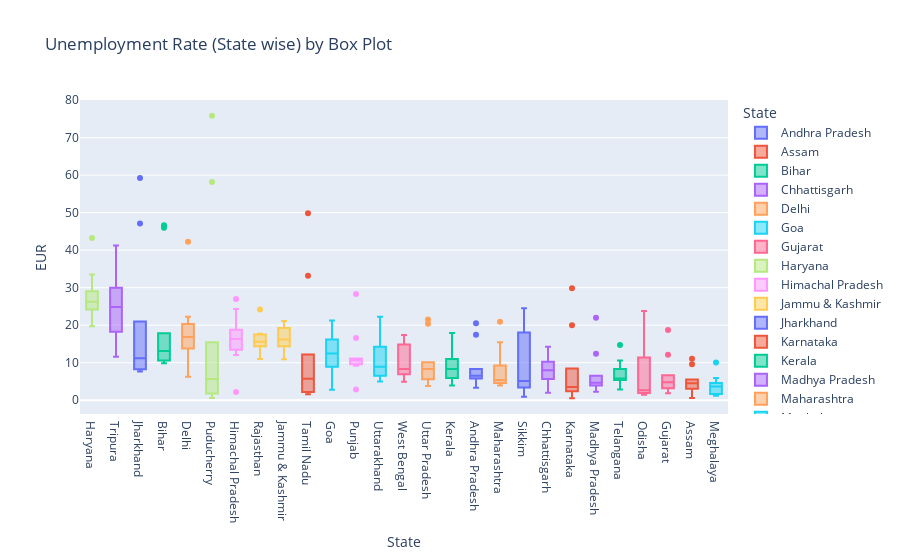

This figure's notebook cell:
### Code cell
fig=px.box(data,x="State",y="EUR",color="State",title="Unemployment Rate (State wise) by Box Plot")
fig.update_layout(xaxis={'categoryorder':'total descending'})
fig.show()

### Figure 1 — Plotly figure (JSON) as saved in the notebook; plotly's stock layout.template omitted (floating-point values rounded to 4 significant figures)
{"data": [{"alignmentgroup": "True", "hovertemplate": "State=%{x}<br>EUR=%{y}<extra></extra>", "legendgroup": "Andhra Pradesh", "marker": {"color": "#636efa"}, "name": "Andhra Pradesh", "notched": false, "offsetgroup": "Andhra Pradesh", "orientation": "v", "showlegend": true, "type": "box", "x": ["Andhra Pradesh", "Andhra Pradesh", "Andhra Pradesh", "Andhra Pradesh", "Andhra Pradesh", "Andhra Pradesh", "Andhra Pradesh", "Andhra Pradesh", "Andhra Pradesh", "Andhra Pradesh"], "x0": " ", "xaxis": "x", "y": [5.48, 5.83, 5.79, 20.51, 17.43, 3.31, 8.34, 6.96, 6.4, 6.59], "y0": " ", "yaxis": "y"}, {"alignmentgroup": "True", "hovertemplate": "State=%{x}<br>EUR=%{y}<extra></extra>", "legendgroup": "Assam", "marker": {"color": "#EF553B"}, "name": "Assam", "notched": false, "offsetgroup": "Assam", "orientation": "v", "showlegend": true, "type": "box", "x": ["Assam", "Assam", "Assam", "Assam", "Assam", "Assam", "Assam", "Assam", "Assam", "Assam"], "x0": " ", "xaxis": "x", "y": [4.66, 4.41, 4.77, 11.06, 9.55, 0.6, 3.77, 5.53, 1.19, 3.02], "y0": " ", "yaxis": "y"}, {"alignmentgroup": "True", "hovertemplate": "State=%{x}<br>EUR=%{y}<extra></extra>", "legendgroup": "Bihar", "marker": {"color": "#00cc96"}, "name": "Bihar", "notched": false, "offsetgroup": "Bihar", "orientation": "v", "showlegend": true, "type": "box", "x": ["Bihar", "Bihar", "Bihar", "Bihar", "Bihar", "Bihar", "Bihar", "Bihar", "Bihar", "Bihar"], "x0": " ", "xaxis": "x", "y": [10.61, 10.29, 15.43, 46.64, 45.96, 17.82, 12.79, 13.44, 11.91, 9.82], "y0": " ", "yaxis": "y"}, {"alignmentgroup": "True", "hovertemplate": "State=%{x}<br>EUR=%{y}<extra></extra>", "legendgroup": "Chhattisgarh", "marker": {"color": "#ab63fa"}, "name": "Chhattisgarh", "notched": false, "offsetgroup": "Chhattisgarh", "orientation": "v", "showlegend": true, "type": "box", "x": ["Chhattisgarh", "Chhattisgarh", "Chhattisgarh", "Chhattisgarh", "Chhattisgarh", "Chhattisgarh", "Chhattisgarh", "Chhattisgarh", "Chhattisgarh", "Chhattisgarh"], "x0": " ", "xaxis": "x", "y": [9.65, 8.38, 7.54, 3.41, 10.5, 14.23, 10.27, 5.63, 1.96, 6.62], "y0": " ", "yaxis": "y"}, {"alignmentgroup": "True", "hovertemplate": "State=%{x}<br>EUR=%{y}<extra></extra>", "legendgroup": "Delhi", "marker": {"color": "#FFA15A"}, "name": "Delhi", "notched": false, "offsetgroup": "Delhi", "orientation": "v", "showlegend": true, "type": "box", "x": ["Delhi", "Delhi", "Delhi", "Delhi", "Delhi", "Delhi", "Delhi", "Delhi", "Delhi", "Delhi"], "x0": " ", "xaxis": "x", "y": [22.23, 14.84, 17.04, 16.68, 42.27, 18.19, 20.3, 13.79, 12.53, 6.27], "y0": " ", "yaxis": "y"}, {"alignmentgroup": "True", "hovertemplate": "State=%{x}<br>EUR=%{y}<extra></extra>", "legendgroup": "Goa", "marker": {"color": "#19d3f3"}, "name": "Goa", "notched": false, "offsetgroup": "Goa", "orientation": "v", "showlegend": true, "type": "box", "x": ["Goa", "Goa", "Goa", "Goa", "Goa", "Goa", "Goa", "Goa", "Goa", "Goa"], "x0": " ", "xaxis": "x", "y": [8.89, 2.81, 5.25, 13.31, 21.25, 9.96, 17.07, 16.21, 15.38, 11.54], "y0": " ", "yaxis": "y"}, {"alignmentgroup": "True", "hovertemplate": "State=%{x}<br>EUR=%{y}<extra></extra>", "legendgroup": "Gujarat", "marker": {"color": "#FF6692"}, "name": "Gujarat", "notched": false, "offsetgroup": "Gujarat", "orientation": "v", "showlegend": true, "type": "box", "x": ["Gujarat", "Gujarat", "Gujarat", "Gujarat", "Gujarat", "Gujarat", "Gujarat", "Gujarat", "Gujarat", "Gujarat"], "x0": " ", "xaxis": "x", "y": [5.54, 6.38, 6.66, 18.71, 12.11, 3.2, 1.84, 1.87, 3.42, 4.03], "y0": " ", "yaxis": "y"}, {"alignmentgroup": "True", "hovertemplate": "State=%{x}<br>EUR=%{y}<extra></extra>", "legendgroup": "Haryana", "marker": {"color": "#B6E880"}, "name": "Haryana", "notched": false, "offsetgroup": "Haryana", "orientation": "v", "showlegend": true, "type": "box", "x": ["Haryana", "Haryana", "Haryana", "Haryana", "Haryana", "Haryana", "Haryana", "Haryana", "Haryana", "Haryana"], "x0": " ", "xaxis": "x", "y": [20.34, 25.77, 25.05, 43.22, 29.02, 26.7, 24.18, 33.5, 19.68, 27.31], "y0": " ", "yaxis": "y"}, {"alignmentgroup": "True", "hovertemplate": "State=%{x}<br>EUR=%{y}<extra></extra>", "legendgroup": "Himachal Pradesh", "marker": {"color": "#FF97FF"}, "name": "Himachal Pradesh", "notched": false, "offsetgroup": "Himachal Pradesh", "orientation": "v", "showlegend": true, "type": "box", "x": ["Himachal Pradesh", "Himachal Pradesh", "Himachal Pradesh", "Himachal Pradesh", "Himachal Pradesh", "Himachal Pradesh", "Himachal Pradesh", "Himachal Pradesh", "Himachal Pradesh", "Himachal Pradesh"], "x0": " ", "xaxis": "x", "y": [16.83, 16.84, 18.76, 2.2, 26.95, 13.47, 24.31, 15.79, 12.04, 13.46], "y0": " ", "yaxis": "y"}, {"alignmentgroup": "True", "hovertemplate": "State=%{x}<br>EUR=%{y}<extra></extra>", "legendgroup": "Jammu & Kashmir", "marker": {"color": "#FECB52"}, "name": "Jammu & Kashmir", "notched": false, "offsetgroup": "Jammu & Kashmir", "orientation": "v", "showlegend": true, "type": "box", "x": ["Jammu & Kashmir", "Jammu & Kashmir", "Jammu & Kashmir", "Jammu & Kashmir", "Jammu & Kashmir", "Jammu & Kashmir", "Jammu & Kashmir", "Jammu & Kashmir", "Jammu & Kashmir"], "x0": " ", "xaxis": "x", "y": [21.08, 20.78, 15.5, 18.74, 17.92, 10.88, 11.09, 16.17, 16.14], "y0": " ", "yaxis": "y"}, {"alignmentgroup": "True", "hovertemplate": "State=%{x}<br>EUR=%{y}<extra></extra>", "legendgroup": "Jharkhand", "marker": {"color": "#636efa"}, "name": "Jharkhand", "notched": false, "offsetgroup": "Jharkhand", "orientation": "v", "showlegend": true, "type": "box", "x": ["Jharkhand", "Jharkhand", "Jharkhand", "Jharkhand", "Jharkhand", "Jharkhand", "Jharkhand", "Jharkhand", "Jharkhand", "Jharkhand"], "x0": " ", "xaxis": "x", "y": [10.61, 11.85, 8.23, 47.09, 59.23, 20.95, 7.63, 9.76, 8.24, 11.8], "y0": " ", "yaxis": "y"}, {"alignmentgroup": "True", "hovertemplate": "State=%{x}<br>EUR=%{y}<extra></extra>", "legendgroup": "Karnataka", "marker": {"color": "#EF553B"}, "name": "Karnataka", "notched": false, "offsetgroup": "Karnataka", "orientation": "v", "showlegend": true, "type": "box", "x": ["Karnataka", "Karnataka", "Karnataka", "Karnataka", "Karnataka", "Karnataka", "Karnataka", "Karnataka", "Karnataka", "Karnataka"], "x0": " ", "xaxis": "x", "y": [2.86, 3.61, 3.46, 29.84, 19.97, 8.44, 4.01, 0.5, 2.41, 1.58], "y0": " ", "yaxis": "y"}, {"alignmentgroup": "True", "hovertemplate": "State=%{x}<br>EUR=%{y}<extra></extra>", "legendgroup": "Kerala", "marker": {"color": "#00cc96"}, "name": "Kerala", "notched": false, "offsetgroup": "Kerala", "orientation": "v", "showlegend": true, "type": "box", "x": ["Kerala", "Kerala", "Kerala", "Kerala", "Kerala", "Kerala", "Kerala", "Kerala", "Kerala", "Kerala"], "x0": " ", "xaxis": "x", "y": [5.31, 7.6, 8.99, 16.99, 17.88, 9.71, 7.09, 10.98, 5.91, 3.88], "y0": " ", "yaxis": "y"}, {"alignmentgroup": "True", "hovertemplate": "State=%{x}<br>EUR=%{y}<extra></extra>", "legendgroup": "Madhya Pradesh", "marker": {"color": "#ab63fa"}, "name": "Madhya Pradesh", "notched": false, "offsetgroup": "Madhya Pradesh", "orientation": "v", "showlegend": true, "type": "box", "x": ["Madhya Pradesh", "Madhya Pradesh", "Madhya Pradesh", "Madhya Pradesh", "Madhya Pradesh", "Madhya Pradesh", "Madhya Pradesh", "Madhya Pradesh", "Madhya Pradesh", "Madhya Pradesh"], "x0": " ", "xaxis": "x", "y": [4.11, 4.57, 2.22, 12.36, 21.98, 6.48, 5.08, 4.7, 3.91, 3.13], "y0": " ", "yaxis": "y"}, {"alignmentgroup": "True", "hovertemplate": "State=%{x}<br>EUR=%{y}<extra></extra>", "legendgroup": "Maharashtra", "marker": {"color": "#FFA15A"}, "name": "Maharashtra", "notched": false, "offsetgroup": "Maharashtra", "orientation": "v", "showlegend": true, "type": "box", "x": ["Maharashtra", "Maharashtra", "Maharashtra", "Maharashtra", "Maharashtra", "Maharashtra", "Maharashtra", "Maharashtra", "Maharashtra", "Maharashtra"], "x0": " ", "xaxis": "x", "y": [4.95, 4.69, 5.79, 20.9, 15.46, 9.23, 3.89, 6.23, 4.55, 4.1], "y0": " ", "yaxis": "y"}, {"alignmentgroup": "True", "hovertemplate": "State=%{x}<br>EUR=%{y}<extra></extra>", "legendgroup": "Meghalaya", "marker": {"color": "#19d3f3"}, "name": "Meghalaya", "notched": false, "offsetgroup": "Meghalaya", "orientation": "v", "showlegend": true, "type": "box", "x": ["Meghalaya", "Meghalaya", "Meghalaya", "Meghalaya", "Meghalaya", "Meghalaya", "Meghalaya", "Meghalaya", "Meghalaya", "Meghalaya"], "x0": " ", "xaxis": "x", "y": [1.66, 3.59, 1.58, 10.03, 5.92, 1.15, 2.1, 3.74, 4.29, 4.6], "y0": " ", "yaxis": "y"}, {"alignmentgroup": "True", "hovertemplate": "State=%{x}<br>EUR=%{y}<extra></extra>", "legendgroup": "Odisha", "marker": {"color": "#FF6692"}, "name": "Odisha", "notched": false, "offsetgroup": "Odisha", "orientation": "v", "showlegend": true, "type": "box", "x": ["Odisha", "Odisha", "Odisha", "Odisha", "Odisha", "Odisha", "Odisha", "Odisha", "Odisha", "Odisha"], "x0": " ", "xaxis": "x", "y": [1.9, 3.12, 13.08, 23.76, 11.41, 3.77, 1.88, 1.42, 2.1, 2.18], "y0": " ", "yaxis": "y"}, {"alignmentgroup": "True", "hovertemplate": "State=%{x}<br>EUR=%{y}<extra></extra>", "legendgroup": "Puducherry", "marker": {"color": "#B6E880"}, "name": "Puducherry", "notched": false, "offsetgroup": "Puducherry", "orientation": "v", "showlegend": true, "type": "box", "x": ["Puducherry", "Puducherry", "Puducherry", "Puducherry", "Puducherry", "Puducherry", "Puducherry", "Puducherry", "Puducherry", "Puducherry"], "x0": " ", "xaxis": "x", "y": [0.58, 1.76, 1.2, 75.85, 58.19, 4.24, 15.47, 5.05, 10.9, 6.18], "y0": " ", "yaxis": "y"}, {"alignmentgroup": "True", "hovertemplate": "State=%{x}<br>EUR=%{y}<extra></extra>", "legendgroup": "Punjab", "marker": {"color": "#FF97FF"}, "name": "Punjab", "notched": false, "offsetgroup": "Punjab", "orientation": "v", "showlegend": true, "type": "box", "x": ["Punjab", "Punjab", "Punjab", "Punjab", "Punjab", "Punjab", "Punjab", "Punjab", "Punjab", "Punjab"], "x0": " ", "xaxis": "x", "y": [11.11, 10.97, 10.32, 2.86, 28.33, 16.55, 9.19, 10.99, 9.61, 9.88], "y0": " ", "yaxis": "y"}, {"alignmentgroup": "True", "hovertemplate": "State=%{x}<br>EUR=%{y}<extra></extra>", "legendgroup": "Rajasthan", "marker": {"color": "#FECB52"}, "name": "Rajasthan", "notched": false, "offsetgroup": "Rajasthan", "orientation": "v", "showlegend": true, "type": "box", "x": ["Rajasthan", "Rajasthan", "Rajasthan", "Rajasthan", "Rajasthan", "Rajasthan", "Rajasthan", "Rajasthan", "Rajasthan", "Rajasthan"], "x0": " ", "xaxis": "x", "y": [10.97, 15.16, 11.9, 17.7, 15.74, 14.39, 15.81, 17.51, 15.35, 24.15], "y0": " ", "yaxis": "y"}, {"alignmentgroup": "True", "hovertemplate": "State=%{x}<br>EUR=%{y}<extra></extra>", "legendgroup": "Sikkim", "marker": {"color": "#636efa"}, "name": "Sikkim", "notched": false, "offsetgroup": "Sikkim", "orientation": "v", "showlegend": true, "type": "box", "x": ["Sikkim", "Sikkim", "Sikkim", "Sikkim", "Sikkim", "Sikkim", "Sikkim", "Sikkim"], "x0": " ", "xaxis": "x", "y": [23.57, 2.28, 24.51, 4.46, 4.45, 12.49, 5.7, 0.88], "y0": " ", "yaxis": "y"}, {"alignmentgroup": "True", "hovertemplate": "State=%{x}<br>EUR=%{y}<extra></extra>", "legendgroup": "Tamil Nadu", "marker": {"color": "#EF553B"}, "name": "Tamil Nadu", "notched": false, "offsetgroup": "Tamil Nadu", "orientation": "v", "showlegend": true, "type": "box", "x": ["Tamil Nadu", "Tamil Nadu", "Tamil Nadu", "Tamil Nadu", "Tamil Nadu", "Tamil Nadu", "Tamil Nadu", "Tamil Nadu", "Tamil Nadu", "Tamil Nadu"], "x0": " ", "xaxis": "x", "y": [1.57, 2.09, 6.4, 49.83, 33.16, 12.2, 6.81, 2.65, 5, 2.16], "y0": " ", "yaxis": "y"}, {"alignmentgroup": "True", "hovertemplate": "State=%{x}<br>EUR=%{y}<extra></extra>", "legendgroup": "Telangana", "marker": {"color": "#00cc96"}, "name": "Telangana", "notched": false, "offsetgroup": "Telangana", "orientation": "v", "showlegend": true, "type": "box", "x": ["Telangana", "Telangana", "Telangana", "Telangana", "Telangana", "Telangana", "Telangana", "Telangana", "Telangana", "Telangana"], "x0": " ", "xaxis": "x", "y": [5.49, 8.29, 5.77, 6.25, 14.7, 10.55, 5.36, 5.79, 3.27, 2.86], "y0": " ", "yaxis": "y"}, {"alignmentgroup": "True", "hovertemplate": "State=%{x}<br>EUR=%{y}<extra></extra>", "legendgroup": "Tripura", "marker": {"color": "#ab63fa"}, "name": "Tripura", "notched": false, "offsetgroup": "Tripura", "orientation": "v", "showlegend": true, "type": "box", "x": ["Tripura", "Tripura", "Tripura", "Tripura", "Tripura", "Tripura", "Tripura", "Tripura", "Tripura", "Tripura"], "x0": " ", "xaxis": "x", "y": [32.67, 28.4, 29.95, 41.23, 21.51, 21.71, 18.24, 27.92, 17.35, 11.57], "y0": " ", "yaxis": "y"}, {"alignmentgroup": "True", "hovertemplate": "State=%{x}<br>EUR=%{y}<extra></extra>", "legendgroup": "Uttar Pradesh", "marker": {"color": "#FFA15A"}, "name": "Uttar Pradesh", "notched": false, "offsetgroup": "Uttar Pradesh", "orientation": "v", "showlegend": true, "type": "box", "x": ["Uttar Pradesh", "Uttar Pradesh", "Uttar Pradesh", "Uttar Pradesh", "Uttar Pradesh", "Uttar Pradesh", "Uttar Pradesh", "Uttar Pradesh", "Uttar Pradesh", "Uttar Pradesh"], "x0": " ", "xaxis": "x", "y": [7.58, 8.98, 10.11, 21.54, 20.41, 9.47, 5.56, 5.79, 4.18, 3.75], "y0": " ", "yaxis": "y"}, {"alignmentgroup": "True", "hovertemplate": "State=%{x}<br>EUR=%{y}<extra></extra>", "legendgroup": "Uttarakhand", "marker": {"color": "#19d3f3"}, "name": "Uttarakhand", "notched": false, "offsetgroup": "Uttarakhand", "orientation": "v", "showlegend": true, "type": "box", "x": ["Uttarakhand", "Uttarakhand", "Uttarakhand", "Uttarakhand", "Uttarakhand", "Uttarakhand", "Uttarakhand", "Uttarakhand", "Uttarakhand", "Uttarakhand"], "x0": " ", "xaxis": "x", "y": [5.49, 4.99, 19.85, 6.48, 8.01, 8.61, 12.38, 14.26, 22.26, 9.23], "y0": " ", "yaxis": "y"}, {"alignmentgroup": "True", "hovertemplate": "State=%{x}<br>EUR=%{y}<extra></extra>", "legendgroup": "West Bengal", "marker": {"color": "#FF6692"}, "name": "West Bengal", "notched": false, "offsetgroup": "West Bengal", "orientation": "v", "showlegend": true, "type": "box", "x": ["West Bengal", "West Bengal", "West Bengal", "West Bengal", "West Bengal", "West Bengal", "West Bengal", "West Bengal", "West Bengal", "West Bengal"], "x0": " ", "xaxis": "x", "y": [6.94, 4.92, 6.92, 17.41, 17.41, 7.29, 6.83, 14.87, 9.35, 9.98], "y0": " ", "yaxis": "y"}], "layout": {"boxmode": "overlay", "legend": {"title": {"text": "State"}, "tracegroupgap": 0}, "title": {"text": "Unemployment Rate (State wise) by Box Plot"}, "xaxis": {"anchor": "y", "categoryarray": ["Andhra Pradesh", "Assam", "Bihar", "Chhattisgarh", "Delhi", "Goa", "Gujarat", "Haryana", "Himachal Pradesh", "Jammu & Kashmir", "Jharkhand", "Karnataka", "Kerala", "Madhya Pradesh", "Maharashtra", "Meghalaya", "Odisha", "Puducherry", "Punjab", "Rajasthan", "Sikkim", "Tamil Nadu", "Telangana", "Tripura", "Uttar Pradesh", "Uttarakhand", "West Bengal"], "categoryorder": "total descending", "domain": [0, 1], "title": {"text": "State"}}, "yaxis": {"anchor": "x", "domain": [0, 1], "title": {"text": "EUR"}}}}
